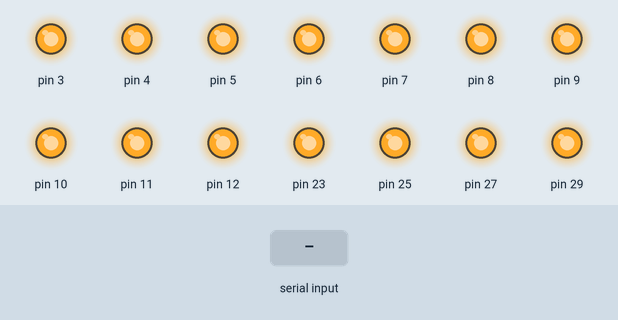
The sketch below on a simulated Arduino Mega 2560, built with avr-gcc and run on an emulated ATmega2560. On the bench: output pins drawn as LEDs (lit = HIGH). The inputs (shaded band) are chosen by the test bench.

Above: at 1.2 s.
1.3 s: "1\n" received over Serial
At 2.5 s:
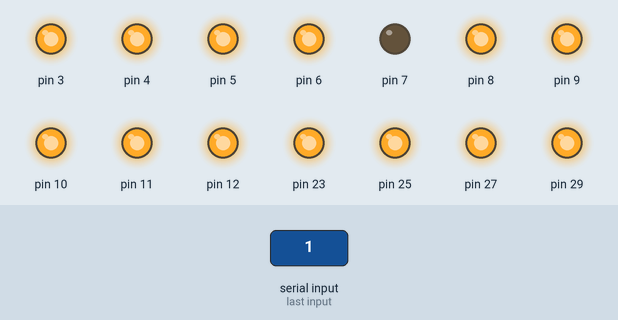
2.8 s: byte 4 (4) received over Serial
At 3.8 s:
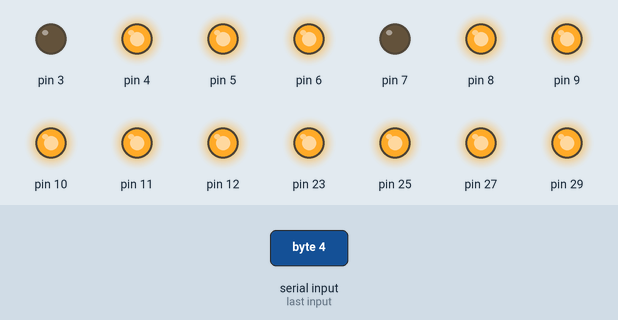
4.3 s: byte 5 (5) received over Serial
At 4.9 s:
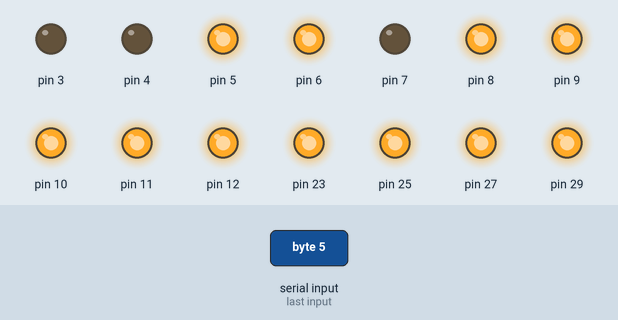
5.8 s: byte 6 (6) received over Serial
At 6.1 s:
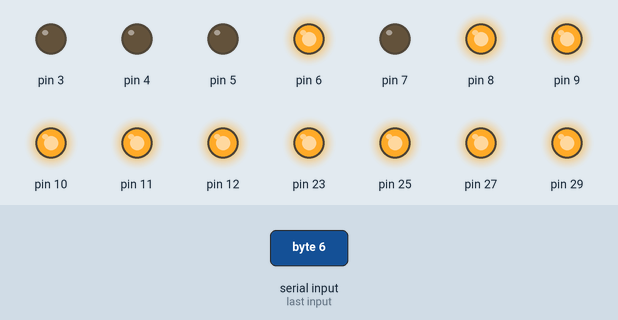
7.3 s: byte 8 (8) received over Serial
At 8.4 s:
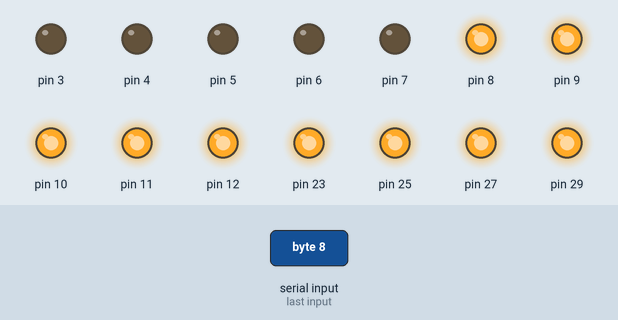
8.8 s: byte 7 (7) received over Serial
At 9.6 s:
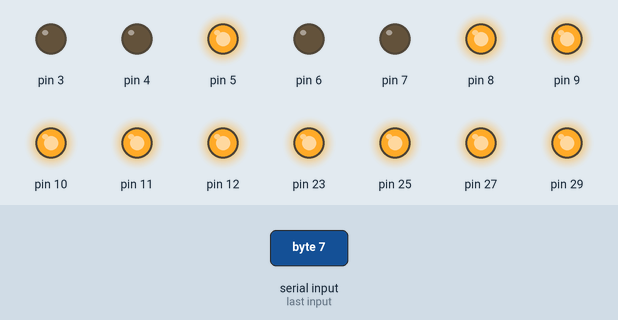
Timing chart, 0 to 11.3 s (numbered marks = the images above; inputs shaded):
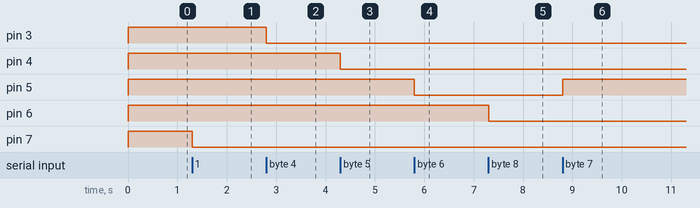

The sketch:

CODE.ino
```cpp
//define relay Input

#define dl_on 3  //Door lock on

#define dl_off 4  //Door lock Off

#define wds_on 5  //Window driver side open

#define wds_off 6  //Window driver side close

#define wps_on 7  //Window passenger side open

#define wps_off 8  //Window passenger side close

#define Ilf 9  //Interior light front ON/OFF

#define Ilm 10  //Interior light middle ON/Off

#define Ilr 11  //Interior light rear ON/OFF

#define Ilrf 12  //Interior light roof ON/OFF

#define Ild 23  //Interior light doors ON/OFF

#define Eldh 25  //Exterior light door handles ON/OFF

#define Eluc 27  //Exterior light under car ON/OFF

#define Ela 29  //Exterior light antenna ON/OFF

#define Elfg 31 //Exterior light Front grille ON/OFF

#define Els 33  //Exterior light Skulls ON/OFF


void setup() {
  pinMode(3, OUTPUT);
  pinMode(4, OUTPUT);
  pinMode(5, OUTPUT);
  pinMode(6, OUTPUT);
  pinMode(7, OUTPUT);
  pinMode(8, OUTPUT);
  pinMode(9, OUTPUT);
  pinMode(10, OUTPUT);
  pinMode(11, OUTPUT);
  pinMode(12, OUTPUT);
  pinMode(23, OUTPUT);
  pinMode(25, OUTPUT);
  pinMode(27, OUTPUT);
  pinMode(29, OUTPUT);
  pinMode(31, OUTPUT);
  pinMode(33, OUTPUT);

  //initially all loads or devices are defined at off state
  digitalWrite(3, HIGH);
  digitalWrite(4, HIGH);
  digitalWrite(5, HIGH);
  digitalWrite(6, HIGH);
  digitalWrite(7, HIGH);
  digitalWrite(8, HIGH);
  digitalWrite(9, HIGH);
  digitalWrite(10, HIGH);
  digitalWrite(11, HIGH);
  digitalWrite(12, HIGH);
  digitalWrite(23, HIGH);
  digitalWrite(25, HIGH);
  digitalWrite(27, HIGH);
  digitalWrite(29, HIGH);
  digitalWrite(31, HIGH);
  digitalWrite(33, HIGH);

  Serial.begin(9600);

}

void loop() {
  if (Serial.available() > 0)
  {
    int state = Serial.read();

    //Serial.println(state);  //uncomment it to see the incoming data from the app

    //Door lock On
    if (state == 4)
    {
      digitalWrite(3, LOW);
    }

    //Door lock Off
    if (state == 5)
    {
      digitalWrite(4, LOW);
    }

    //Window driver side open
    if (state == 6)
    {
      digitalWrite(5, LOW);
    }
    if (state == 7)
    {
      digitalWrite(5, HIGH);
    }

    //Window driver side close
    if (state == 8)
    {
      digitalWrite(6, LOW);
    }
    if (state == 9)
    {
      digitalWrite(6, HIGH);
    }

    //Window passenger side open
    if (state == 10)
    {
      digitalWrite(7, LOW);
    }
    if (state == 11)
    {
      digitalWrite(7, HIGH);
    }

    //Window passenger side close
    if (state == 12)
    {
      digitalWrite(8, LOW);
    }
    if (state == 13)
    {
      digitalWrite(8, HIGH);
    }


    //Interior light front ON/OFF
    if (state == 14)
    {
      digitalWrite(9, LOW);
    }
    if (state == 15)
    {
      digitalWrite(9, HIGH);
    }


    //Interior light middle ON/Of
    if (state == 16)
    {
      digitalWrite(10, LOW);
    }
    if (state == 17)
    {
      digitalWrite(10, HIGH);
    }


    //Interior light rear ON/OFF
    if (state == 18)
    {
      digitalWrite(11, LOW);
    }
    if (state == 19)
    {
      digitalWrite(11, HIGH);
    }


    //Interior light roof ON/OFF
    if (state == 20)
    {
      digitalWrite(12, LOW);
    }
    if (state == 21)
    {
      digitalWrite(12, HIGH);
    }


    //Interior light doors ON/OFF
    if (state == 22)
    {
      digitalWrite(23, LOW);
    }
    if (state == 23)
    {
      digitalWrite(23, HIGH);
    }


    //Exterior light door handles ON/OFF
    if (state == 24)
    {
      digitalWrite(25, LOW);
    }
    if (state == 25)
    {
      digitalWrite(25, HIGH);
    }


    //Exterior light under car ON/OFF
    if (state == 26)
    {
      digitalWrite(27, LOW);
    }
    if (state == 27)
    {
      digitalWrite(27, HIGH);
    }


    //Exterior light antenna ON/OFF
    if (state == 28)
    {
      digitalWrite(29, LOW);
    }
    if (state == 29)
    {
      digitalWrite(29, HIGH);
    }


    //Exterior light Front grille ON/OFF
    if (state == 30)
    {
      digitalWrite(31, LOW);
    }
    if (state == 31)
    {
      digitalWrite(31, HIGH);
    }


    //Exterior light Skulls ON/OFF
    if (state == 32)
    {
      digitalWrite(33, LOW);
    }
    if (state == 33)
    {
      digitalWrite(33, HIGH);
    }

  }
}
```

Measured:
- after the input at 1.3 s, pin 7: HIGH → LOW at once
- after the input at 2.8 s, pin 3: HIGH → LOW at once
- after the input at 4.3 s, pin 4: HIGH → LOW at once
- after the input at 5.8 s, pin 5: HIGH → LOW at once
- after the input at 7.3 s, pin 6: HIGH → LOW at once
- after the input at 8.8 s, pin 5: LOW → HIGH at once
